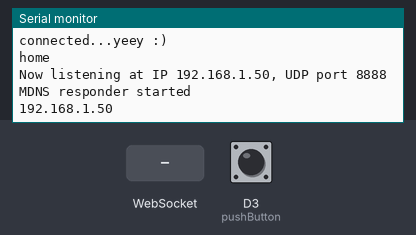
Recording of a sketch running on a simulated ESP8266 (NodeMCU). Shown: the last lines printed to the serial monitor. The inputs (shaded band) are chosen by the test bench; at power-on: D3 (pushButton) HIGH. WiFi joins after 1.5 s; servers stay silent unless stated.

Above: at 6.7 s.
6.8 s: WebSocket text "A1" received
At 7.9 s:
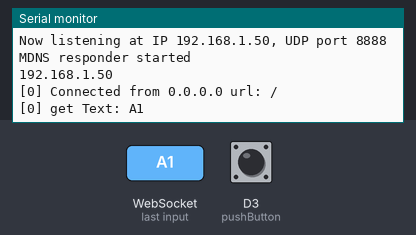
8.3 s: WebSocket text "B1" received
At 9.1 s:
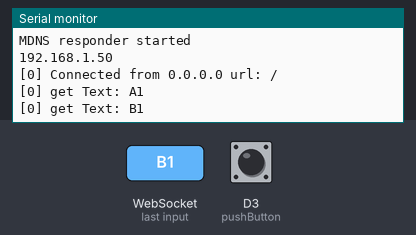
9.8 s: WebSocket text "C1" received
At 10.2 s:
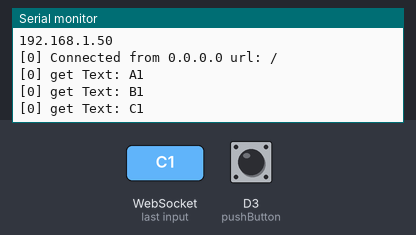
11.3 s: WebSocket text "D1" received
At 12.5 s:
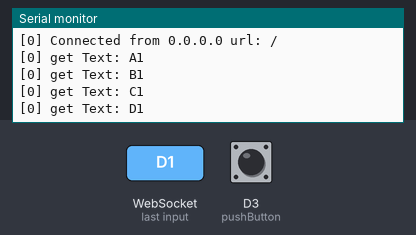
12.8 s: WebSocket text "#" received
At 13.7 s:
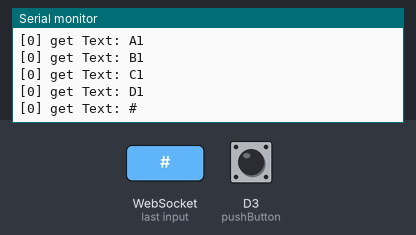
14.3 s: WebSocket text "0" received
At 14.9 s:
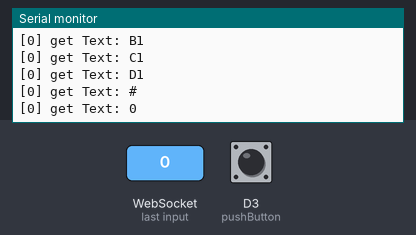
Timing chart, 0 to 16.8 s (numbered marks = the images above; inputs shaded):
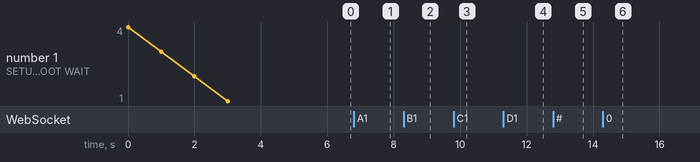

The sketch:

FFF.ino
```cpp
#include <Arduino.h>
#include <ESP8266WiFi.h>
#include <WebSocketsServer.h>
#include <DNSServer.h>
#include <ESP8266WebServer.h>
#include <ESP8266mDNS.h>
#include <Hash.h>
#include <WiFiManager.h>    /////
#include <EEPROM.h>               ////
#include <WiFiUdp.h>
#include "play.h"

WiFiUDP Udp;
unsigned int localUdpPort = 8888;  // local port to listen on
char incomingPacket[255];  // buffer for incoming packets
char  replyPacket[] = "Hi there! Got the message :-)";  // a reply string to send back


int pushButton = D3;


const int threshold = 1;  // threshold value to decide when the detected sound is a knock or not
int Time = 0;


#define USE_SERIAL Serial

//ESP8266WiFiMulti WiFiMulti;

ESP8266WebServer server(80);// = ESP8266WebServer(80);
WebSocketsServer webSocket = WebSocketsServer(81);

void webSocketEvent(uint8_t num, WStype_t type, uint8_t * payload, size_t lenght) {

    switch(type) {
        case WStype_DISCONNECTED:
            USE_SERIAL.printf("[%u] Disconnected!\n", num);
            break;
        case WStype_CONNECTED: {
            IPAddress ip = webSocket.remoteIP(num);
            USE_SERIAL.printf("[%u] Connected from %d.%d.%d.%d url: %s\n", num, ip[0], ip[1], ip[2], ip[3], payload);

            // send message to client
            webSocket.sendTXT(num, "Ready!");
        }
            break;
        case WStype_TEXT:
            USE_SERIAL.printf("[%u] get Text: %s\n", num, payload);

            if(payload[0] == '#') {
                // we get RGB data

                // decode rgb data
                uint32_t rgb = (uint32_t) strtol((const char *) &payload[1], NULL, 16);

            }

            break;
    }

}

void setup() {
    USE_SERIAL.begin(115200);
    pinMode(pushButton, INPUT_PULLUP);

    for(uint8_t t = 4; t > 0; t--) {
        USE_SERIAL.printf("[SETUP] BOOT WAIT %d...\n", t);
        USE_SERIAL.flush();
        delay(1000);
    }
/*
    WiFiMulti.addAP("DT_LAB", "fthu@050318");

    while(WiFiMulti.run() != WL_CONNECTED) {
        delay(100);
    }
  */
   WiFiManager wifiManager;                    ////
    // wifiManager.resetSettings();                  ///
     wifiManager.autoConnect("FFF");               ////
     Serial.println("connected...yeey :)");         ////
     Serial.println( WiFi.SSID().c_str());       /////
     Serial.println(WiFi.psk().c_str());                ///
    //String ssid1 = WiFi.SSID().c_str();        ////
    wifiManager.setConfigPortalTimeout(180);         //////

     Udp.begin(localUdpPort);
  Serial.printf("Now listening at IP %s, UDP port %d\n", WiFi.localIP().toString().c_str(), localUdpPort);

    // start webSocket server
    webSocket.begin();
    webSocket.onEvent(webSocketEvent);

    if(MDNS.begin("esp8266")) {
        USE_SERIAL.println("MDNS responder started");
        USE_SERIAL.println(WiFi.localIP());
    }

    // handle index
    server.on("/", []() {
        // send index.html
        String s = MAIN_page;
        server.send(200, "text/html", s);
    });
    server.begin();
    // Add service to MDNS
    MDNS.addService("http", "tcp", 80);
    MDNS.addService("ws", "tcp", 81);
}

void loop() {
  int buttonState = digitalRead(pushButton);

  while(buttonState==0){}


   int packetSize = Udp.parsePacket();
  if (packetSize)
  {
    // receive incoming UDP packets
   // Serial.printf("Received %d bytes from %s, port %d\n", packetSize, Udp.remoteIP().toString().c_str(), Udp.remotePort());
    int len = Udp.read(incomingPacket, 255);
    if (len > 0)
    {
      incomingPacket[len] = 0;
    }
    Serial.printf("UDP packet contents: %s\n", incomingPacket);
  }
    webSocket.loop();
    server.handleClient();


    // send a message to websocket is Option A
    if (buttonState == 0) {
      webSocket.sendTXT(0,"incomingPacket");
      //delay(100);
    }

    // send a message to websocket
    if (buttonState == threshold) {
      Time = Time + 1;
      buttonState = millis();
      String thisString = String(Time);
      webSocket.sendTXT(0,incomingPacket);
      //delay(100);
    }
}
```

play.h
```cpp
const char MAIN_page[] PROGMEM = R"=====(
<!DOCTYPE html>
<html>
<head>
  <!-- manual = https://www.google.com/search?q=css+center+body+content&oq=css+center+body+content&aqs=chrome..69i57j0l3.9119j0j7&sourceid=chrome&ie=UTF-8 -->
<style>
  body{
    font-family: arial;
  }
  h4{
    text-decoration: underline;
  }
.leftshift20 {
  margin-left:6%;
}
#rcorners1 {
float: left;
  border-radius: 25px;
  background: #FF5533;
  padding: 20px;
  width: 180px;
  height: 140px;
}
#rcorners2 {
float: right;
  border-radius: 25px;
  background: #64FF33;
  padding: 20px;
  width: 180px;
  height: 140px;
}

#rcorners3 {
float: left;
border-radius: 25px;
  background: #3342FF;
  padding: 20px;
  width: 180px;
  height: 140px;
}
#rcorners4 {
float: right;
 border-radius: 25px;
  background: #FCFF33;
  padding: 20px;
  width: 180px;
  height: 140px;
}
.logo{
  padding:10px;
}
.pageheader{
  text-decoration: underline;
  margin-top:25px;
  margin-bottom: 25px;
}
.mybox{
  /*border:2px solid #777;*/
  background-color:#eee;
  padding:10px;
  width:80%;
  border:1px solid #ccc;
  margin:0 auto;
  margin-bottom:20px;
  text-align: left;
}
.row2{
  margin-top:50px;
}
.right{
  float:right;
}
#container{
  text-align: center;
}
#container_row{
  display: inline-block;
  /*border:1px solid red;*/
  width:90%;
}

.teamname{
  border-right:1px solid #ccc;
  padding:10px;
  margin-right:30px;
  font-weight: bold;
}
.timevalue{
  border-right:1px solid #ccc;
  padding:10px;
}
.optionvalue{
 padding:10px;
}
.color0{
  color:#FA2A00;
}
.color1{
  color:#777777 ;
}
.color2{
  color:#2B879E;
}
.color3{
  color:#009900;
}
/*#loading{
  display:inline;
}*/
</style>
</head>
<body>


<!-- <p id="rcorners2">Device2 Time =</p>
<h1 id="Time">0</h1>
<p id="rcorners3">Device3 Time =</p>
<p id="rcorners4">Device4 Time =</p> -->
<!-- <div id = "loading">
<h1>
  Loading Screen
</h1>
  </div> -->

<div id = "container">
  <div id = "container_row">
    <img class = "logo" src = "https://curiositygym.com/wp-content/uploads/2016/08/CG8PC.png"/>
<h1 class = "pageheader">Fastest Finger First</h1>

<div id = "0box" class = "mybox">
  <span class = "teamname color0">Team A</span>
  <span id = "A_time" class="timevalue">Time =  </span>
  <span class="optionvalue" id = "A_option">Option
  = </span>
</div>
<div id = "1box" class = "mybox">
  <span class = "teamname color3">Team B</span>
  <span id = "B_time" class="timevalue">Time =  </span>
  <span class="optionvalue" id = "B_option">Option = </span>
</div>
<div id = "2box" class = "mybox">
  <span class = "teamname color2">Team C</span>
  <span id = "C_time" class="timevalue">Time =  </span>
  <span class="optionvalue" id = "C_option">Option = </span>
</div>
<div id = "3box" class = "mybox">
  <span class = "teamname color1">Team D</span>
  <span id = "D_time" class="timevalue">Time =  </span>
  <span class="optionvalue" id = "D_option">Option = </span>
</div>
</div>
</div>
 <script src="https://ajax.googleapis.com/ajax/libs/jquery/3.2.1/jquery.min.js">
 </script>
 <script type="text/javascript">
      var startTime = new Date();
      var startTime = startTime.getTime();
        // var receivedOptions = new Array();
        // var receivedTimes = new Array();
        // receivedOptions.push("A1");
        // receivedTimes.push("10:20");

        // receivedOptions.push("B1");
        // receivedTimes.push("10:21");

        // receivedOptions.push("C1");
        // receivedTimes.push("10:20");

        // receivedOptions.push("D1");
        // receivedTimes.push("10:21");

        // document.write (receivedOptions);
        // document.write("----------")
        // document.write (receivedTimes);

        // var ignoreCount = 0;
      var onceOnly = true;
      var onceOnlyA = true;
      var onceOnlyB = true;
      var onceOnlyC = true;
      var onceOnlyD = true;
       var teamList = [];
       // teamList.sort((a, b) => (a.color < b.color) ? 1 : -1);
     //  var e = {data:"D3"};
     // onmessage(e);
     //  var e = {data:"A2"};
     // onmessage(e);
     // var e = {data:"A2"};
     // onmessage(e);
     // var e = {data:"A1"};
     // onmessage(e);
     //  var e = {data:"A1"};
     // onmessage(e);
     // var e = {data:"A2"};
     // onmessage(e);
     // var e = {data:"B1"};
     // onmessage(e);
     //  var e = {data:"C1"};
     // onmessage(e);
     //   var e = {data:"D2"};
     // onmessage(e);
     function getDisplayOption(actualOption){
      if (actualOption == "A1" || actualOption == "B1" || actualOption == "C1" || actualOption == "D1")
        return "A";

      if (actualOption == "A2" || actualOption == "B2" || actualOption == "C2" || actualOption == "D2")
        return "B";

      if (actualOption == "A3" || actualOption == "B3" || actualOption == "C3" || actualOption == "D3")
        return "C";

      if (actualOption == "A4" || actualOption == "B4" || actualOption == "C4" || actualOption == "D4")
        return "D";
     }
     function performExecute(teamName,option){
        var eventDate = new Date();
        var eventTime = eventDate.getTime();
        var timeTaken = eventTime - startTime;
       // https://stackoverflow.com/questions/21294302/converting-milliseconds-to-minutes-and-seconds-with-javascript
        // console.log(e.data);
         // $("#"+numDiv+"_option").html("Option = A");
         // $("#"+numDiv+"_time").html("Time = "+timeTaken/1000);
         var teamData = {time: timeTaken/1000, teamName: teamName,option:option};
         teamList.push(teamData);
     }
      var connection = new WebSocket('ws://'+location.hostname+':81/', ['arduino']);
      connection.onmessage = function (e) {
        // function onmessage (e){
        if(onceOnly) {
        if (e.data == "incomingPacket") {
        } else {
          // ignoreCount ++;

          // if (ignoreCount < 50){
          //   console.log("ignoring "+ignoreCount);
          //   document.getElementById("loading").style.display = "block";
          //   document.getElementById("container").style.display = "none";
          //   return;
          // }
          // else{
            //  document.getElementById("loading").style.display = "none";
            // document.getElementById("container").style.display = "block";
          // }
// document.getElementById("loading").style.display = "block";
//             document.getElementById("container").style.display = "none";


        // console.log(e.data == "A1");
        // console.log(typeof(e.data))
        // console.log(e.data=="incomingPacket");
        // console.log(e.data);
        // console.log(typeof(secondsDifference));
        if (onceOnlyA)
        if(e.data == "A1" || e.data == "A2" || e.data == "A3" || e.data == "A4") {
          performExecute("A",getDisplayOption(e.data));
         onceOnlyA = false;
        }
        if (onceOnlyB)
         if(e.data == "B1" || e.data == "B2" || e.data == "B3" || e.data == "B4") {
          performExecute("B",getDisplayOption(e.data));
         onceOnlyB = false;
        }
        if (onceOnlyC)
         if(e.data == "C1" || e.data == "C2" || e.data == "C3" || e.data == "C4") {
          performExecute("C",getDisplayOption(e.data));
         onceOnlyC = false;
        }

        if (onceOnlyD)
         if(e.data == "D1" || e.data == "D2" || e.data == "D3" || e.data == "D4") {
          performExecute("D",getDisplayOption(e.data));
         onceOnlyD = false;
        }

  if (!onceOnlyA && !onceOnlyB && !onceOnlyC && !onceOnlyD){
            console.log("preparing html");
            onceOnly = false;
            var colorNumber = 0;

            for(var i = 0;i<4;i++){
                if(teamList[i].teamName == "A")
            colorNumber = 0;
            if(teamList[i].teamName == "B")
            colorNumber = 3;
            if(teamList[i].teamName == "C")
            colorNumber = 2;
            if(teamList[i].teamName == "D")
            colorNumber = 1;

             var myinnerhtml = '#'+(i+1)+'<span class = "teamname color'+colorNumber+'">Team '+teamList[i].teamName+'</span>';
             myinnerhtml += '<span id = '+teamList[i].teamName+'_time class=timevalue>Time = '+teamList[i].time+' </span>';
             myinnerhtml += '<span id = '+teamList[i].teamName+'one_option class=optionvalue>Option = '+teamList[i].option+' </span>';
             document.getElementById(i+"box").innerHTML = myinnerhtml;
}

            // document.getElementById("onebox").innerHTML = myinnerhtml;
            // document.write(teamList[1].teamName);
            // document.write(teamList[2].teamName);
            // document.write(teamList[3].teamName);
          }

        }

        }
      };
      </script>
</body>
</html>

)=====";
```

Measured:
- after the input at 6.8 s, the serial monitor: prints a new line at once (image 1)
- after the input at 8.3 s, the serial monitor: prints a new line at once (image 2)
- after the input at 9.8 s, the serial monitor: prints a new line at once (image 3)
- after the input at 11.3 s, the serial monitor: prints a new line at once (image 4)
- after the input at 12.8 s, the serial monitor: prints a new line at once (image 5)
- after the input at 14.3 s, the serial monitor: prints a new line at once (image 6)
